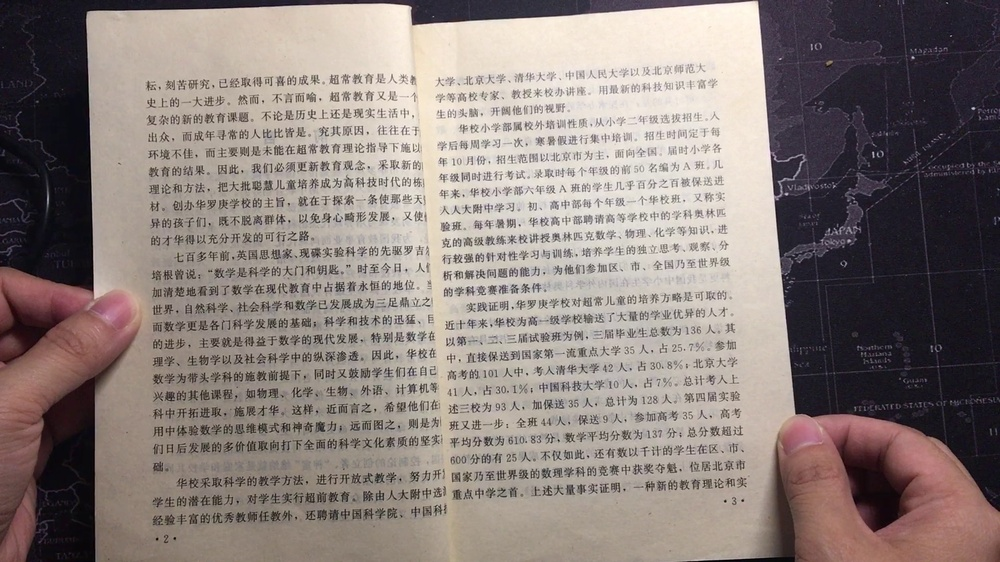
#> input picture 0.jpg, 1000 x 562 px, shrunk from 1920 x 1080 before the run; its folder holds only this picture in this run
$ python -i crop_binary.py   (imports and definitions only)   (Python 2 division)
#> lines starting #> are read from the running program, lines starting #| are printed output that depends on the picture; after the words box and inside, x2 and y2 are one past the last pixel; in counts of white or black regions, pixels touching at a corner belong together
#> further down, picture is the input picture: shape (562, 1000, 3); mean B, G, R 123.1, 127.2, 138.6
# -*- coding: utf-8 -*-
# show cut jpg binary result
import cv2
import numpy as np
from skimage import measure
import matplotlib.pyplot as plt
import math

from inspect import currentframe, getframeinfo

import tools as tl

import glob

frameinfo = getframeinfo(currentframe())

nPageCnt = 0

def binproc(img):

    (b,g,r) = cv2.split(img)
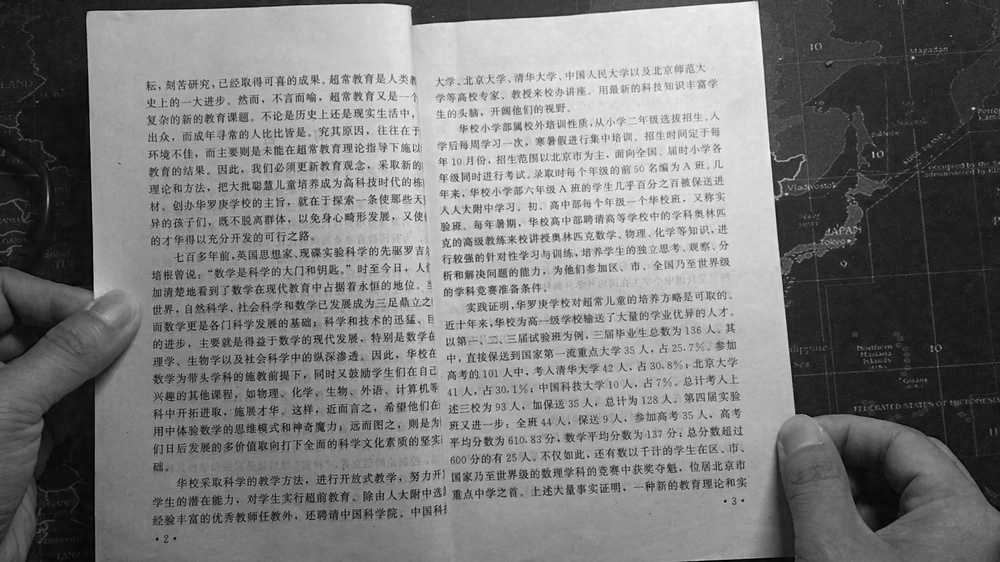
#> b: shape (562, 1000); min 0, max 248, mean 123.1
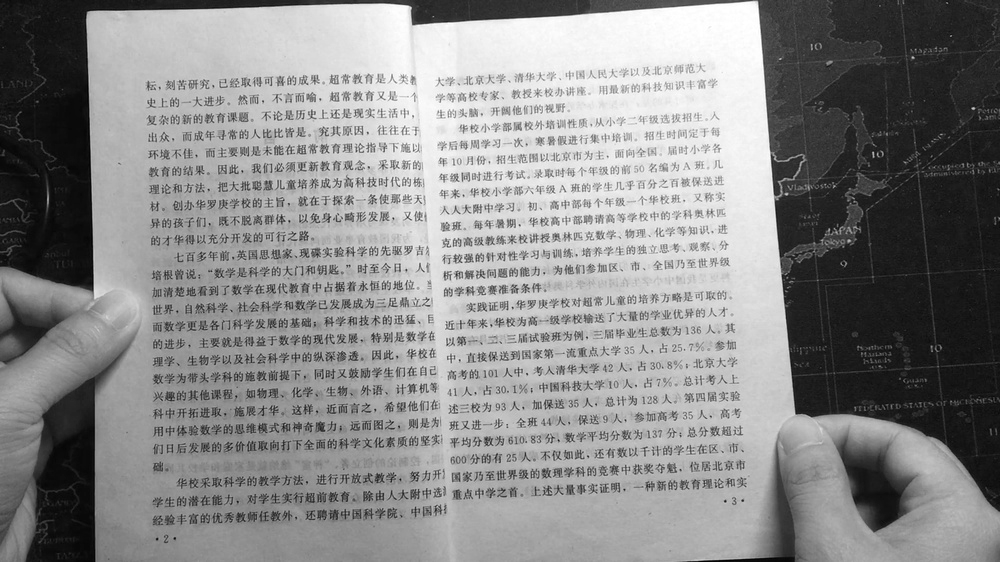
#> r: shape (562, 1000); min 1, max 255, mean 138.6


    cv2.imwrite('r.jpg', r)
    _, imgThreshr = cv2.threshold(r, 200, 255, cv2.THRESH_BINARY)
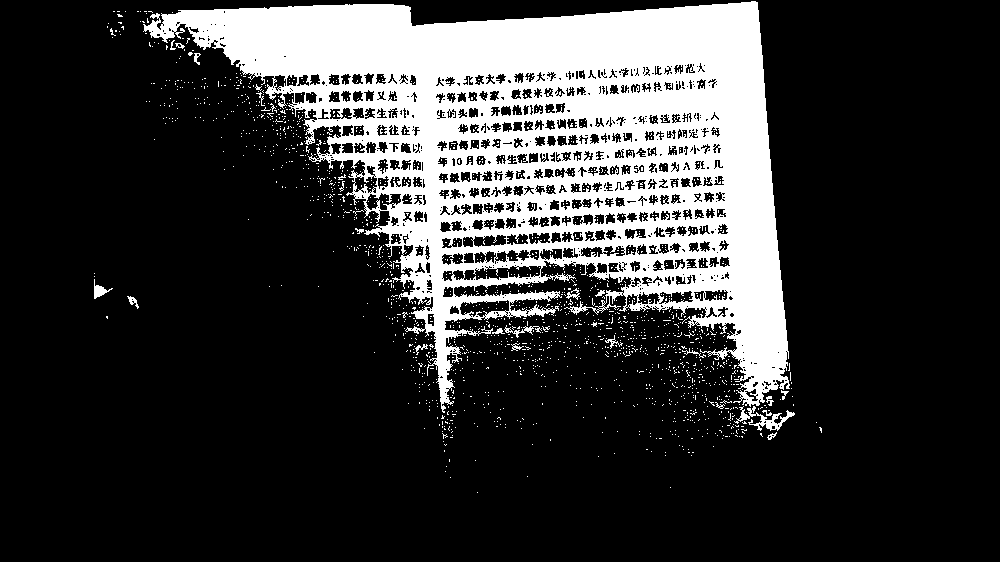
#> imgThreshr: shape (562, 1000); 21.2% white; 1836 white regions (1810 under 20 px), largest, box (x1, y1, x2, y2) and area: (143, 1, 790, 413) 114093, (734, 406, 795, 431) 462, (94, 279, 113, 299) 138
    cv2.imwrite('threshr.jpg', imgThreshr)

    cv2.imwrite('g.jpg', g)
    _, imgThreshg = cv2.threshold(g, 200, 255, cv2.THRESH_BINARY)
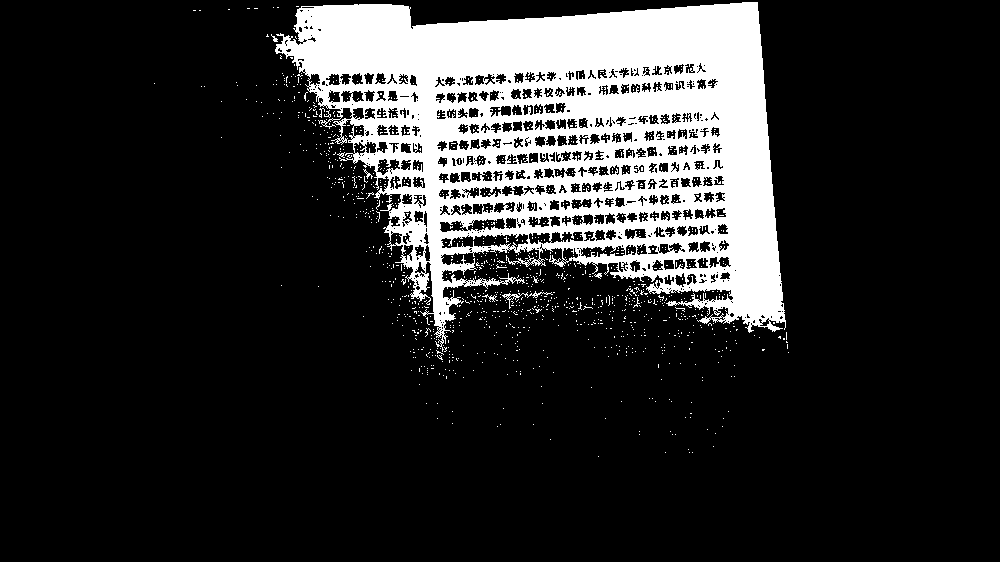
#> imgThreshg: shape (562, 1000); 17% white; 1298 white regions (1290 under 20 px), largest, box (x1, y1, x2, y2) and area: (275, 2, 786, 352) 92581, (502, 291, 553, 309) 130, (482, 294, 498, 302) 40
    cv2.imwrite('threshg.jpg', imgThreshg)


    cv2.imwrite('b.jpg', b)
    _, imgThreshb = cv2.threshold(b, 200, 255, cv2.THRESH_BINARY)
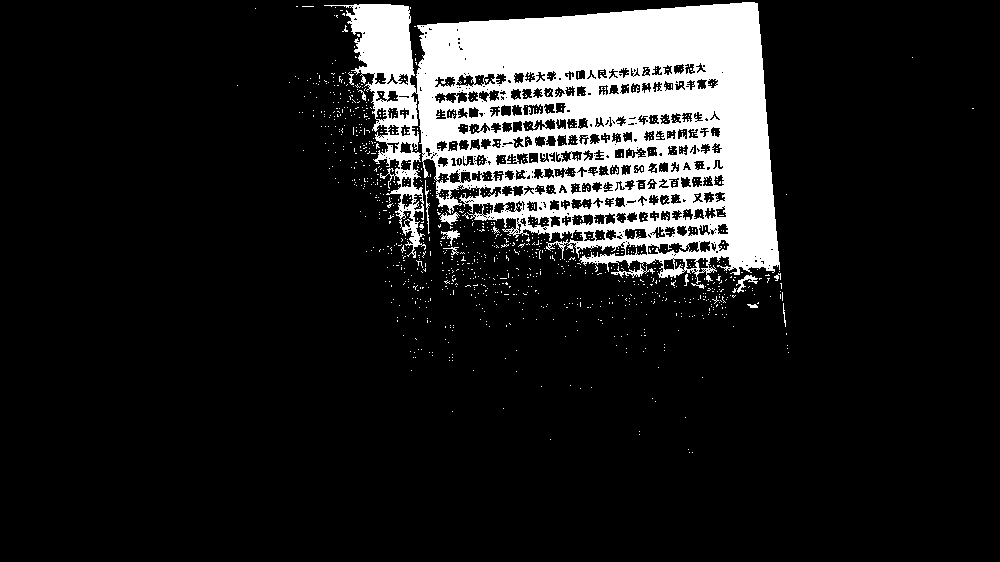
#> imgThreshb: shape (562, 1000); 13.3% white; 1190 white regions (1175 under 20 px), largest, box (x1, y1, x2, y2) and area: (324, 2, 780, 284) 71664, (611, 264, 655, 278) 163, (439, 212, 460, 225) 133
    cv2.imwrite('threshb.jpg', imgThreshb)

    return imgThreshr


# [22 lines not run here, left out]

>>> import cv2
>>> picture = cv2.imread('0.jpg')
>>> result = binproc(picture)

$ run again, on 011.JPG
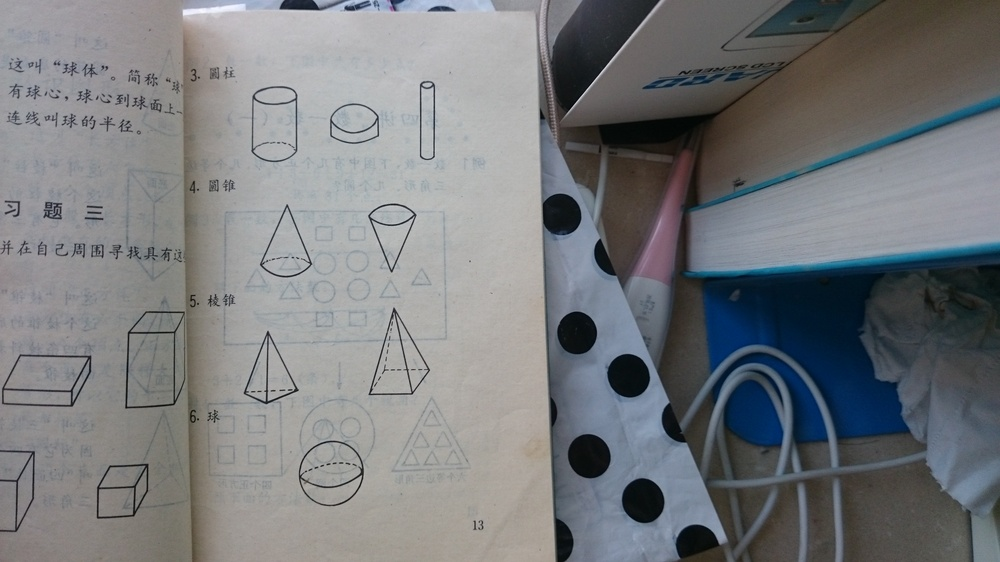
#> input picture 011.JPG, 1000 x 562 px, shrunk from 3840 x 2160 before the run
#> picture is the input picture: shape (562, 1000, 3); mean B, G, R 124.6, 122.1, 119.8
#> in binproc, `_, imgThreshr = cv2.threshold(r, 200, 255, cv2.THRESH_BINARY)`:
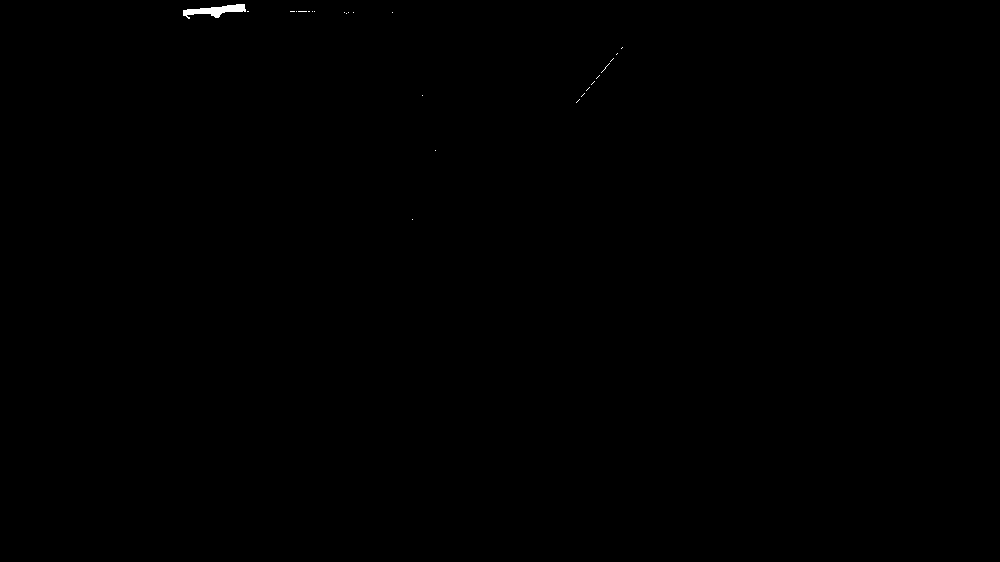
#> imgThreshr: shape (562, 1000); 0.09% white; 25 white regions (24 under 20 px), largest, box (x1, y1, x2, y2) and area: (183, 4, 246, 19) 445
#> imgThreshg: shape (562, 1000); 0.1% white; 42 white regions (39 under 20 px), largest, box (x1, y1, x2, y2) and area: (183, 4, 246, 18) 434, (480, 7, 487, 12) 22, (289, 11, 310, 12) 21
#> in binproc, `_, imgThreshb = cv2.threshold(b, 200, 255, cv2.THRESH_BINARY)`:
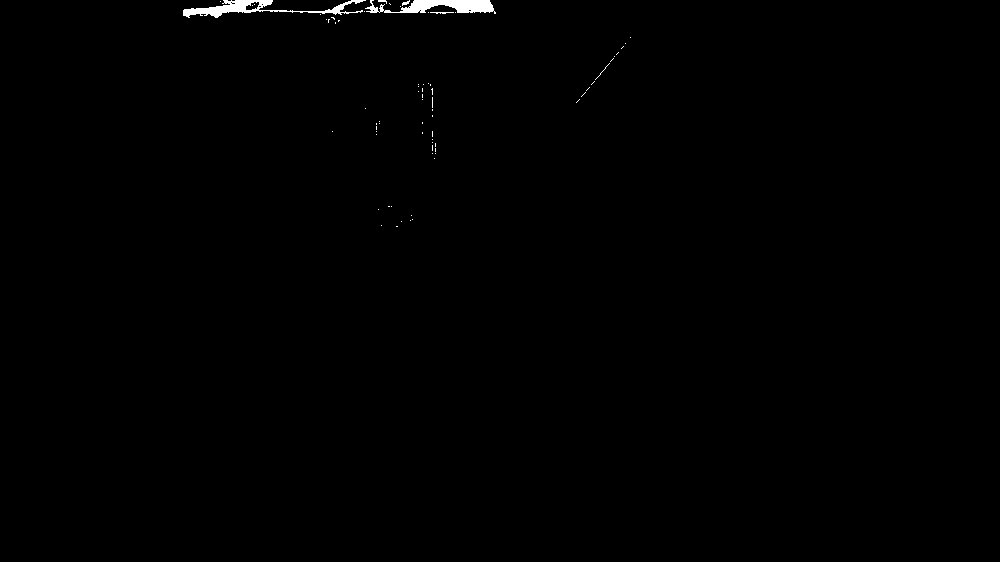
#> imgThreshb: shape (562, 1000); 0.41% white; 71 white regions (67 under 20 px), largest, box (x1, y1, x2, y2) and area: (183, 0, 366, 18) 1056, (365, 0, 496, 14) 1028, (430, 12, 454, 14) 31, (402, 0, 410, 6) 23
